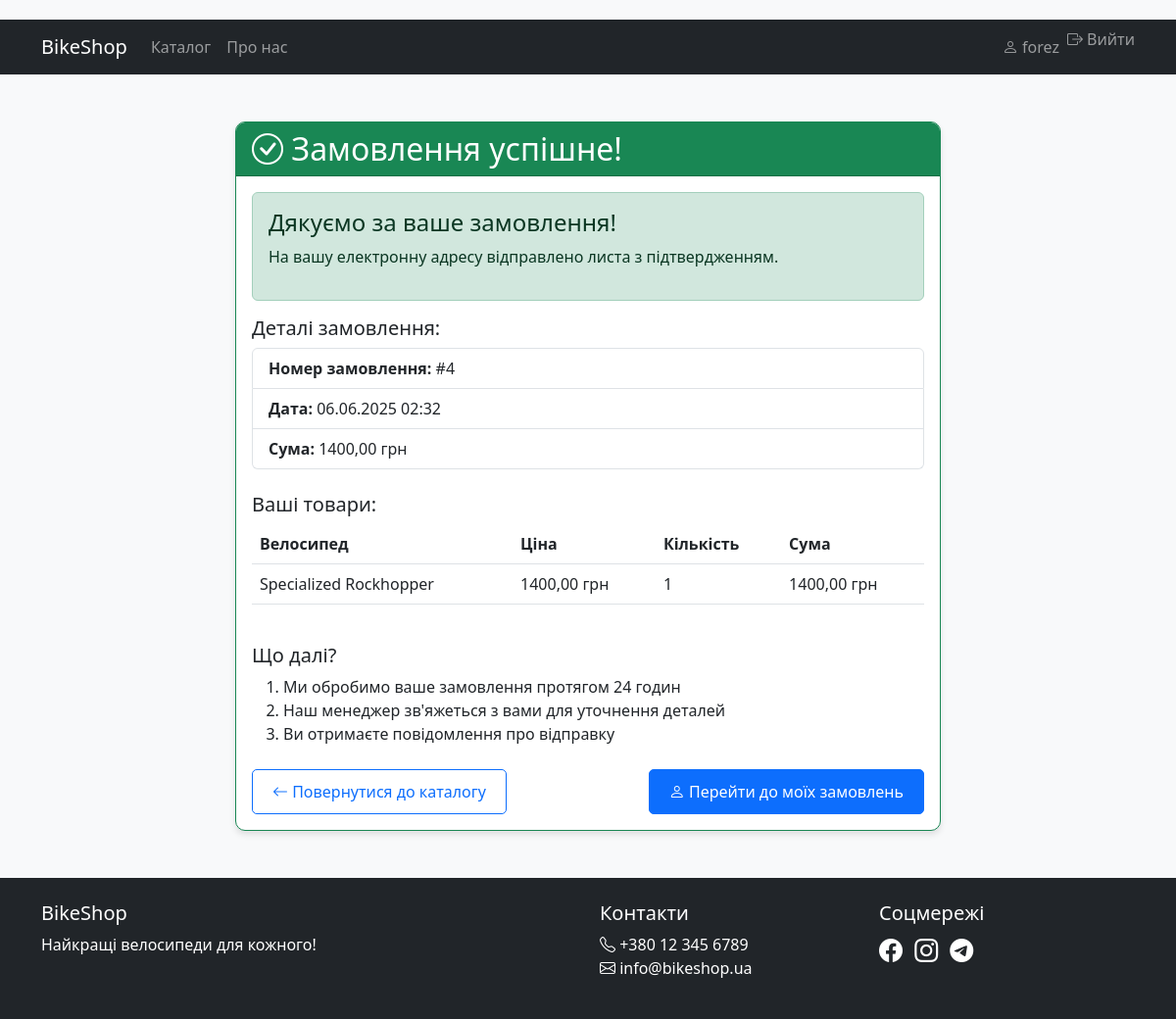
Screenshot of /orders/4/success/ (signed in) with the database file from the repository.
### shop/models.py (models this page shows, shortened)
class Order(models.Model):
    STATUS_CHOICES = [
        ('new', 'Нове'),
        ('processing', 'В обробці'),
        ('shipped', 'Відправлено'),
        ('delivered', 'Доставлено'),
        ('canceled', 'Скасовано'),
    ]
    user = models.ForeignKey(User, on_delete=models.CASCADE)
    created_at = models.DateTimeField(auto_now_add=True)
    status = models.CharField(max_length=20, choices=STATUS_CHOICES, default='new')
    tracking_number = models.CharField(max_length=50, blank=True, null=True)
    total = models.DecimalField(max_digits=10, decimal_places=2, default=0)
    discount = models.DecimalField(max_digits=10, decimal_places=2, default=0)
    discount_percent = models.PositiveIntegerField(default=0)
    success_handled = models.BooleanField(default=False)
    completed = models.BooleanField(default=False)

class OrderItem(models.Model):
    order = models.ForeignKey(Order, related_name='items', on_delete=models.CASCADE)
    bike = models.ForeignKey(Bike, on_delete=models.CASCADE)
    quantity = models.PositiveIntegerField(default=1)
    price = models.DecimalField(max_digits=10, decimal_places=2)
    discount = models.DecimalField(max_digits=10, decimal_places=2, default=0)
    def get_total(self) -> Decimal:
        return self.quantity * self.price - self.discount

class Bike(models.Model):
    name = models.CharField(max_length=100)
    bike_type = models.ForeignKey(BikeType, on_delete=models.CASCADE)
    price = models.DecimalField(max_digits=10, decimal_places=2)
    description = models.TextField()
    image = models.ImageField(upload_to='bikes/')
    in_stock = models.BooleanField(default=True)

### shop/views.py (the view)
# urls.py: path('orders/<int:order_id>/success/', views.order_success, name='order_success'),
@login_required
def order_success(request, order_id):
    order = get_object_or_404(Order, pk=order_id, user=request.user)
    if not order.success_handled:
        send_order_confirmation_email(order)
        update_inventory(order)
        notify_admin(order)
        order.success_handled = True
        order.save()
    return render(request, 'shop/order_success.html', {'order': order})

### shop/templates/shop/order_success.html (shortened to what this page needs)
{% extends 'base.html' %}
{% block content %}
<div class="container my-5">
    <div class="row justify-content-center">
        <div class="col-lg-8">
            <div class="card border-success">
                <div class="card-header bg-success text-white">
                    <h2 class="mb-0"><i class="bi bi-check-circle"></i> Замовлення успішне!</h2>
                </div>
                <div class="card-body">
                    <div class="alert alert-success">
                        <h4 class="alert-heading">Дякуємо за ваше замовлення!</h4>
                        <p>На вашу електронну адресу відправлено листа з підтвердженням.</p>
                    </div>
                    <div class="order-details mb-4">
                        <h5>Деталі замовлення:</h5>
                        <ul class="list-group">
                            <li class="list-group-item">
                                <strong>Номер замовлення:</strong> #{{ order.id }}
                            </li>
                            <li class="list-group-item">
                                <strong>Дата:</strong> {{ order.created_at|date:"d.m.Y H:i" }}
                            </li>
                            <li class="list-group-item">
                                <strong>Сума:</strong> {{ order.total|floatformat:2 }} грн
                            </li>
                        </ul>
                    </div>
                    <div class="order-items mb-4">
                        <h5>Ваші товари:</h5>
                        <div class="table-responsive">
                            <table class="table">
                                <thead>
                                    <tr>
                                        <th>Велосипед</th>
                                        <th>Ціна</th>
                                        <th>Кількість</th>
                                        <th>Сума</th>
                                    </tr>
                                </thead>
                                <tbody>
                                    {% for item in order.items.all %}
                                    <tr>
                                        <td>{{ item.bike.name }}</td>
                                        <td>{{ item.price|floatformat:2 }} грн</td>
                                        <td>{{ item.quantity }}</td>
                                        <td>
                                            {% if item.discount and item.discount > 0 %}
                                                <s>{{ item.price|floatformat:2 }} грн</s>
                                                {{ item.get_total|floatformat:2 }} грн
                                            {% else %}
                                                {{ item.get_total|floatformat:2 }} грн
                                            {% endif %}
                                        </td>
                                    </tr>
                                    {% endfor %}
                                </tbody>
                            </table>
                        </div>
                    </div>
                    <div class="next-steps">
                        <h5>Що далі?</h5>
                        <ol>
                            <li>Ми обробимо ваше замовлення протягом 24 годин</li>
                            <li>Наш менеджер зв'яжеться з вами для уточнення деталей</li>
                            <li>Ви отримаєте повідомлення про відправку</li>
                        </ol>
                        <div class="d-flex justify-content-between mt-4">
                            <a href="{% url 'shop:bike_list' %}" class="btn btn-outline-primary">
                                <i class="bi bi-arrow-left"></i> Повернутися до каталогу
                            </a>
                            <a href="{% url 'profile' %}" class="btn btn-primary">
                                <i class="bi bi-person"></i> Перейти до моїх замовлень
                            </a>
                        </div>
                    </div>
                </div>
            </div>
        </div>
    </div>
</div>
{% endblock %}

### shop/templates/base.html (shortened to what this page needs)
<!DOCTYPE html>
<html lang="uk">
<head>
    <link href="https://cdn.jsdelivr.net/npm/bootstrap@5.3.0/dist/css/bootstrap.min.css" rel="stylesheet" />
    <link rel="stylesheet" href="https://cdn.jsdelivr.net/npm/bootstrap-icons@1.10.0/font/bootstrap-icons.css" />
    {% load static %}
    <link rel="stylesheet" href="{% static 'css/styles.css' %}" />
</head>
<body>
    <nav class="navbar navbar-expand-lg navbar-dark bg-dark">
        <div class="container">
            <a class="navbar-brand" href="{% url 'shop:home' %}">BikeShop</a>
            <div class="collapse navbar-collapse" id="navbarNav">
                <ul class="navbar-nav me-auto mb-2 mb-lg-0">
                    <li class="nav-item">
                        <a class="nav-link" href="{% url 'shop:bike_list' %}">Каталог</a>
                    </li>
                    <li class="nav-item">
                        <a class="nav-link" href="#" role="button" tabindex="0" aria-disabled="true">Про нас</a>
                    </li>
                </ul>
                <ul class="navbar-nav">
                    {% if user.is_authenticated %}
                    <li class="nav-item">
                        <a class="nav-link" href="{% url 'profile' %}">
                            <i class="bi bi-person"></i> {{ user.username }}
                        </a>
                    </li>
                    <li class="nav-item">
                        <form method="post" action="{% url 'logout' %}" class="d-inline">
                            <button
                                type="submit"
                                class="nav-link btn btn-link p-0"
                                style="border: none; background: none;"
                            >
                                <i class="bi bi-box-arrow-right"></i> Вийти
                            </button>
                        </form>
                    </li>
                    {% endif %}
                </ul>
            </div>
        </div>
    </nav>
    <div class="container mt-4">
        {% block content %}{% endblock %}
    </div>
    <footer class="bg-dark text-white mt-5 py-4">
        <div class="container">
            <div class="row">
                <div class="col-md-6">
                    <h5>BikeShop</h5>
                    <p>Найкращі велосипеди для кожного!</p>
                </div>
                <div class="col-md-3">
                    <h5>Контакти</h5>
                    <ul class="list-unstyled">
                        <li><i class="bi bi-telephone"></i> +380 12 345 6789</li>
                        <li><i class="bi bi-envelope"></i> info@bikeshop.ua</li>
                    </ul>
                </div>
                <div class="col-md-3">
                    <h5>Соцмережі</h5>
                    <div class="social-links">
                        <a href="#" class="text-white me-2" aria-label="Facebook"><i class="bi bi-facebook"></i></a>
                        <a href="#" class="text-white me-2" aria-label="Instagram"><i class="bi bi-instagram"></i></a>
                        <a href="#" class="text-white me-2" aria-label="Telegram"><i class="bi bi-telegram"></i></a>
                    </div>
                </div>
            </div>
        </div>
    </footer>
</body>
</html>

### static/css/styles.css (style rules this page uses)
body { background-color: #f8f9fa; padding-top: 20px; }
.card { transition: transform 0.2s ease, box-shadow 0.2s ease; border-radius: 10px; overflow: hidden; box-shadow: 0 4px 6px rgba(0, 0, 0, 0.1); }
.social-links a { font-size: 1.5rem; transition: color 0.2s ease; }
.btn { border-radius: 5px; padding: 10px 20px; }

### rows the page displays
Order: id "4", created_at "06.06.2025 02:32", total "1400,00"
OrderItem: bike.name "Specialized Rockhopper", price "1400,00", quantity "1", get_total "1400,00"

### other values shown
{{ user.username }} "forez"
